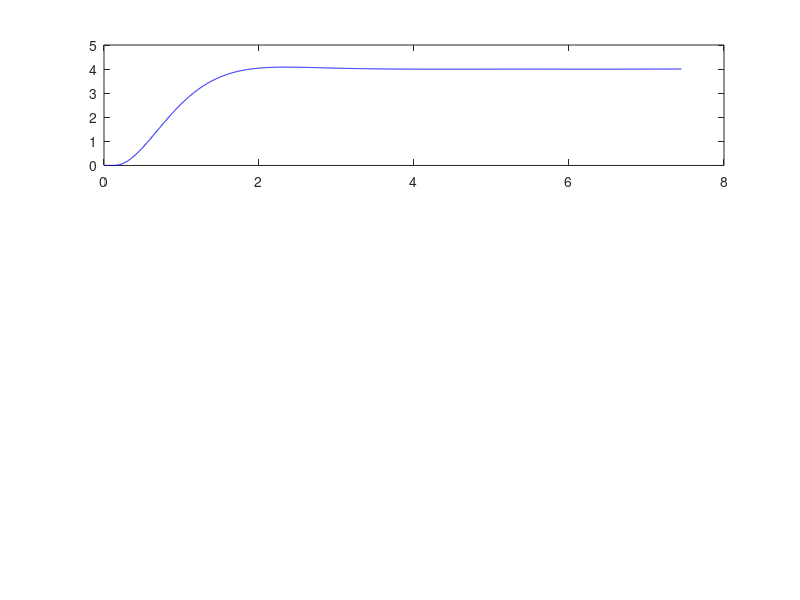

Reproduce this figure in MATLAB. (Note: this script raises an error after producing the figure.)
%% HorizontalS Analysis
% The following data was obtained by calculating the optimal inputs for the
% control objective, and publishing all the inputs through a feedforward
% method.

%% Rates Forward @ [4,0,1]

load('Forward_Rates_posx.mat')
load('Forward_Rates_posy.mat')
load('Forward_Rates_posz.mat')
load('Forward_Rates_time.mat')
load('Forward_Rates_pitch.mat')
load('Forward_Rates_pitchrate.mat')
load('Forward_Rates_teltime.mat')
load('Forward_Rates_radtime.mat')
load('Forward_Rates_mot1.mat')
load('Forward_Rates_mot2.mat')
load('Forward_Rates_mot3.mat')
load('Forward_Rates_mot4.mat')

Tindex = 1;

for i = 1:length(posz)
    if posz(i) > 0
        Tindex = i-1;
        break;
    end
end

for i = 1:length(radtime)
    if radtime(i) > time(Tindex)
        Rindex = i;
        break;
    end
end

radtime = radtime - time(Tindex);
time = time - time(Tindex);

for i = 1:length(time)
    if time(i) > 6
        Tindex = i;
        break;
    end
end

for i = 1:length(radtime)
    if radtime(i) > 6
        Rindex = i;
        break;
    end
end

radtime = radtime - time(Tindex);
time = time - time(Tindex);

desPos = [4;0;0];
lower = desPos - 0.02*desPos;
upper = desPos + 0.02*desPos;
ss_index = 1;

for i = Tindex:length(posx)
    if posx(i) < lower(1) || posx(i) > upper(1)
        ss_index = i;
    end
end

settlingTime = time(ss_index);
forward_rates_settlingTime = settlingTime;

telTindex = floor(Tindex/2);
teltime = teltime - teltime(telTindex);

[M,I] = max(pitchrate);
disp('The max rate for rates is:')
disp(M)

figure('Name','Forward Rates')
subplot(3,1,1)
plot(time(Tindex:end),posx(Tindex:end),'b')
hold on
plot(time(Tindex:end),posy(Tindex:end),'g')
plot(time(Tindex:end),posz(Tindex:end),'r')
xline(settlingTime,'k');
yline(lower(1),'--k');
yline(upper(1),'--k');
xlim([0 4])
ylim([0 4.5])
xlabel('Time(s)')
ylabel('Position(m)')
legend('posx','posy','posz','settling time')
title('Rates: Target [4,0,1]')

subplot(3,1,2)
plot(time(Tindex:end),pitch(Tindex:end),'k')
xlim([0 4])
ylim([-0.8 2])
xlabel('Time(s)')
ylabel('rate (rad/s)')

subplot(3,1,3)
plot(radtime(Rindex:end),pitchrate(Rindex:end),'k')
xlim([0 4])
ylim([-8 12])
xlabel('Time(s)')
ylabel('rate (rad/s)')

%% Unconstrained MPC 2s Forward @ [4,0,1]

load('Forward_UMPC_posx.mat')
load('Forward_UMPC_posy.mat')
load('Forward_UMPC_posz.mat')
load('Forward_UMPC_time.mat')
load('Forward_UMPC_pitch.mat')
load('Forward_UMPC_pitchrate.mat')
load('Forward_UMPC_teltime.mat')
load('Forward_UMPC_radtime.mat')
load('Forward_UMPC_mot1.mat')
load('Forward_UMPC_mot2.mat')
load('Forward_UMPC_mot3.mat')
load('Forward_UMPC_mot4.mat')

Tindex = 1;

for i = 1:length(posz)
    if posz(i) > 0
        Tindex = i-1;
        break;
    end
end

for i = 1:length(radtime)
    if radtime(i) > time(Tindex)
        Rindex = i;
        break;
    end
end

radtime = radtime - time(Tindex);
time = time - time(Tindex);

for i = 1:length(time)
    if time(i) > 6
        Tindex = i;
        break;
    end
end

for i = 1:length(radtime)
    if radtime(i) > 6
        Rindex = i - 1;
        break;
    end
end

radtime = radtime - time(Tindex);
time = time - time(Tindex);

desPos = [4;0;0];
lower = desPos - 0.02*desPos;
upper = desPos + 0.02*desPos;
ss_index = 1;

for i = Tindex:length(posx)
    if posx(i) < lower(1) || posx(i) > upper(1)
        ss_index = i;
    end
end

settlingTime = time(ss_index);
forward_umpc_settlingTime = settlingTime;

telTindex = floor(Tindex/2);
teltime = teltime - teltime(telTindex);

[M,I] = max(pitchrate);
disp('The max rate for unconstrained 2s horizon mpc is:')
disp(M)

figure('Name','Forward Unconstrained 2s MPC')
subplot(3,1,1)
plot(time(Tindex:end),posx(Tindex:end),'b')
hold on
plot(time(Tindex:end),posy(Tindex:end),'g')
plot(time(Tindex:end),posz(Tindex:end),'r')
xline(settlingTime,'k');
yline(lower(1),'--k');
yline(upper(1),'--k');
xlim([0 4])
ylim([0 4.5])
xlabel('Time(s)')
ylabel('Position(m)')
legend('posx','posy','posz','settling time')
title('Unconstrained MPC: Target [4,0,1]')

subplot(3,1,2)
plot(time(Tindex:end),pitch(Tindex:end),'k')
xlim([0 4])
ylim([-0.8 2])
xlabel('Time(s)')
ylabel('rate (rad/s)')

subplot(3,1,3)
plot(radtime(Rindex:end),pitchrate(Rindex:end),'k')
xlim([0 4])
ylim([-8 12])
xlabel('Time(s)')
ylabel('rate (rad/s)')

%% Unconstrained MPC 4s Forward @ [4,0,1]

load('Forward_UMPC1_posx.mat')
load('Forward_UMPC1_posy.mat')
load('Forward_UMPC1_posz.mat')
load('Forward_UMPC1_time.mat')
load('Forward_UMPC1_pitch.mat')
load('Forward_UMPC1_pitchrate.mat')
load('Forward_UMPC1_teltime.mat')
load('Forward_UMPC1_radtime.mat')
load('Forward_UMPC1_mot1.mat')
load('Forward_UMPC1_mot2.mat')
load('Forward_UMPC1_mot3.mat')
load('Forward_UMPC1_mot4.mat')

Tindex = 1;

for i = 1:length(posz)
    if posz(i) > 0
        Tindex = i-1;
        break;
    end
end

for i = 1:length(radtime)
    if radtime(i) > time(Tindex)
        Rindex = i;
        break;
    end
end

radtime = radtime - time(Tindex);
time = time - time(Tindex);

for i = 1:length(time)
    if time(i) > 6
        Tindex = i;
        break;
    end
end

for i = 1:length(radtime)
    if radtime(i) > 6
        Rindex = i - 1;
        break;
    end
end

radtime = radtime - time(Tindex);
time = time - time(Tindex);

desPos = [4;0;0];
lower = desPos - 0.02*desPos;
upper = desPos + 0.02*desPos;
ss_index = 1;

for i = Tindex:length(posx)
    if posx(i) < lower(1) || posx(i) > upper(1)
        ss_index = i;
    end
end

settlingTime = time(ss_index);
forward_umpc1_settlingTime = settlingTime;

telTindex = floor(Tindex/2);
teltime = teltime - teltime(telTindex);

[M,I] = max(pitchrate);
disp('The max rate for unconstrained 4s horizon mpc is:')
disp(M)

figure('Name','Forward Unconstrained 4s MPC')
subplot(3,1,1)
plot(time(Tindex:end),posx(Tindex:end),'b')
hold on
plot(time(Tindex:end),posy(Tindex:end),'g')
plot(time(Tindex:end),posz(Tindex:end),'r')
xline(settlingTime,'k');
yline(lower(1),'--k');
yline(upper(1),'--k');
xlim([0 4])
ylim([0 4.5])
xlabel('Time(s)')
ylabel('Position(m)')
legend('posx','posy','posz','settling time')
title('Unconstrained MPC: Target [4,0,1]')

subplot(3,1,2)
plot(time(Tindex:end),pitch(Tindex:end),'k')
xlim([0 4])
ylim([-0.8 2])
xlabel('Time(s)')
ylabel('rate (rad/s)')

subplot(3,1,3)
plot(radtime(Rindex:end),pitchrate(Rindex:end),'k')
xlim([0 4])
ylim([-8 12])
xlabel('Time(s)')
ylabel('rate (rad/s)')

%% MPC Forward @ [4,0,1]

load('Forward_MPC_posx.mat')
load('Forward_MPC_posy.mat')
load('Forward_MPC_posz.mat')
load('Forward_MPC_time.mat')
load('Forward_MPC_pitch.mat')
load('Forward_MPC_pitchrate.mat')
load('Forward_MPC_teltime.mat')
load('Forward_MPC_radtime.mat')
load('Forward_MPC_mot1.mat')
load('Forward_MPC_mot2.mat')
load('Forward_MPC_mot3.mat')
load('Forward_MPC_mot4.mat')

Tindex = 1;

for i = 1:length(posz)
    if posz(i) > 0
        Tindex = i-1;
        break;
    end
end

for i = 1:length(radtime)
    if radtime(i) > time(Tindex)
        Rindex = i;
        break;
    end
end

radtime = radtime - time(Tindex);
time = time - time(Tindex);

for i = 1:length(time)
    if time(i) > 6
        Tindex = i;
        break;
    end
end

for i = 1:length(radtime)
    if radtime(i) > 6
        Rindex = i - 1;
        break;
    end
end

radtime = radtime - time(Tindex);
time = time - time(Tindex);

desPos = [4;0;0];
lower = desPos - 0.02*desPos;
upper = desPos + 0.02*desPos;
ss_index = 1;

for i = Tindex:length(posx)
    if posx(i) < lower(1) || posx(i) > upper(1)
        ss_index = i;
    end
end

settlingTime = time(ss_index);
forward_mpc_settlingTime = settlingTime;

telTindex = floor(Tindex/2);
teltime = teltime - teltime(telTindex);

[M,I] = max(pitchrate);
disp('The max rate for constrained is:')
disp(M)

figure('Name','Forward Constrained MPC')
subplot(3,1,1)
plot(time(Tindex:end),posx(Tindex:end),'b')
hold on
plot(time(Tindex:end),posy(Tindex:end),'g')
plot(time(Tindex:end),posz(Tindex:end),'r')
xline(settlingTime,'k');
yline(lower(1),'--k');
yline(upper(1),'--k');
xlim([0 4])
ylim([0 4.5])
xlabel('Time(s)')
ylabel('Position(m)')
legend('posx','posy','posz','settling time')
title('Constrained MPC: Target [4,0,1]')

subplot(3,1,2)
plot(time(Tindex:end),pitch(Tindex:end),'k')
xlim([0 4])
ylim([-0.8 2])
xlabel('Time(s)')
ylabel('rate (rad/s)')

subplot(3,1,3)
plot(radtime(Rindex:end),pitchrate(Rindex:end),'k')
xlim([0 4])
ylim([-8 12])
xlabel('Time(s)')
ylabel('rate (rad/s)')
